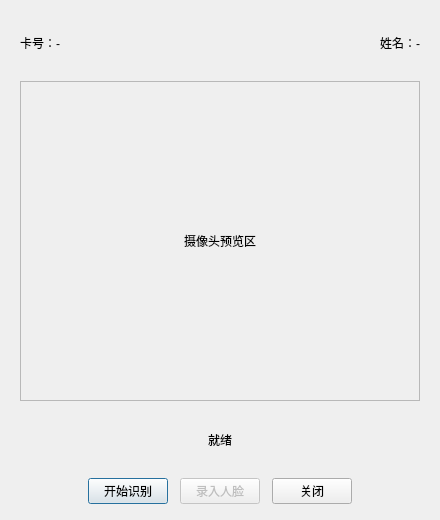
<?xml version="1.0" encoding="UTF-8"?>
<ui version="4.0">
 <class>FaceRegisterDialog</class>
 <widget class="QDialog" name="FaceRegisterDialog">
  <property name="geometry">
   <rect>
    <x>0</x>
    <y>0</y>
    <width>440</width>
    <height>520</height>
   </rect>
  </property>
  <property name="windowTitle">
   <string>人脸录入</string>
  </property>
  <layout class="QVBoxLayout" name="rootLayout">
   <property name="leftMargin">
    <number>20</number>
   </property>
   <property name="topMargin">
    <number>16</number>
   </property>
   <property name="rightMargin">
    <number>20</number>
   </property>
   <property name="bottomMargin">
    <number>16</number>
   </property>
   <property name="spacing">
    <number>12</number>
   </property>
   <item>
    <layout class="QHBoxLayout" name="infoLayout">
     <item>
      <widget class="QLabel" name="cardLabel">
       <property name="text">
        <string>卡号：-</string>
       </property>
      </widget>
     </item>
     <item>
      <spacer name="infoSpacer">
       <property name="orientation">
        <enum>Qt::Horizontal</enum>
       </property>
       <property name="sizeHint" stdset="0">
        <size>
         <width>40</width>
         <height>20</height>
        </size>
       </property>
      </spacer>
     </item>
     <item>
      <widget class="QLabel" name="nameLabel">
       <property name="text">
        <string>姓名：-</string>
       </property>
      </widget>
     </item>
    </layout>
   </item>
   <item>
    <widget class="QLabel" name="videoLabel">
     <property name="minimumSize">
      <size>
       <width>0</width>
       <height>320</height>
      </size>
     </property>
     <property name="frameShape">
      <enum>QFrame::StyledPanel</enum>
     </property>
     <property name="alignment">
      <set>Qt::AlignCenter</set>
     </property>
     <property name="text">
      <string>摄像头预览区</string>
     </property>
    </widget>
   </item>
   <item>
    <widget class="QLabel" name="statusLabel">
     <property name="alignment">
      <set>Qt::AlignCenter</set>
     </property>
     <property name="text">
      <string>就绪</string>
     </property>
    </widget>
   </item>
   <item>
    <layout class="QHBoxLayout" name="btnLayout">
     <item>
      <spacer name="leftSpacer">
       <property name="orientation">
        <enum>Qt::Horizontal</enum>
       </property>
       <property name="sizeHint" stdset="0">
        <size>
         <width>40</width>
         <height>20</height>
        </size>
       </property>
      </spacer>
     </item>
     <item>
      <widget class="QPushButton" name="startBtn">
       <property name="text">
        <string>开始识别</string>
       </property>
      </widget>
     </item>
     <item>
      <widget class="QPushButton" name="captureBtn">
       <property name="enabled">
        <bool>false</bool>
       </property>
       <property name="text">
        <string>录入人脸</string>
       </property>
      </widget>
     </item>
     <item>
      <widget class="QPushButton" name="closeBtn">
       <property name="text">
        <string>关闭</string>
       </property>
      </widget>
     </item>
     <item>
      <spacer name="rightSpacer">
       <property name="orientation">
        <enum>Qt::Horizontal</enum>
       </property>
       <property name="sizeHint" stdset="0">
        <size>
         <width>40</width>
         <height>20</height>
        </size>
       </property>
      </spacer>
     </item>
    </layout>
   </item>
  </layout>
 </widget>
 <resources/>
 <connections/>
</ui>
